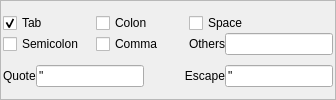
            <widget class="QWidget" name="swpDelimOptions">
             <layout class="QVBoxLayout" name="verticalLayout_11">
              <property name="leftMargin">
               <number>0</number>
              </property>
              <property name="topMargin">
               <number>0</number>
              </property>
              <property name="rightMargin">
               <number>0</number>
              </property>
              <property name="bottomMargin">
               <number>0</number>
              </property>
              <item>
               <widget class="QFrame" name="frameDelimiterCharacters">
                <property name="sizePolicy">
                 <sizepolicy hsizetype="Preferred" vsizetype="Preferred">
                  <horstretch>0</horstretch>
                  <verstretch>0</verstretch>
                 </sizepolicy>
                </property>
                <property name="frameShape">
                 <enum>QFrame::StyledPanel</enum>
                </property>
                <property name="frameShadow">
                 <enum>QFrame::Raised</enum>
                </property>
                <layout class="QVBoxLayout" name="verticalLayout_3">
                 <property name="spacing">
                  <number>0</number>
                 </property>
                 <property name="leftMargin">
                  <number>2</number>
                 </property>
                 <property name="topMargin">
                  <number>2</number>
                 </property>
                 <property name="rightMargin">
                  <number>2</number>
                 </property>
                 <property name="bottomMargin">
                  <number>2</number>
                 </property>
                 <item>
                  <layout class="QGridLayout" name="layoutDelimChars">
                   <item row="3" column="0">
                    <widget class="QCheckBox" name="cbxDelimSemicolon">
                     <property name="toolTip">
                      <string>Semicolon character is one of the delimiters</string>
                     </property>
                     <property name="statusTip">
                      <string>Semicolon character is one of the delimiters</string>
                     </property>
                     <property name="whatsThis">
                      <string>Semicolon character is one of the delimiters</string>
                     </property>
                     <property name="text">
                      <string>Semicolon</string>
                     </property>
                    </widget>
                   </item>
                   <item row="3" column="6">
                    <layout class="QHBoxLayout" name="horizontalLayout_3">
                     <item>
                      <widget class="QLabel" name="labelDelimOther">
                       <property name="sizePolicy">
                        <sizepolicy hsizetype="Maximum" vsizetype="Preferred">
                         <horstretch>0</horstretch>
                         <verstretch>0</verstretch>
                        </sizepolicy>
                       </property>
                       <property name="text">
                        <string>Others</string>
                       </property>
                       <property name="alignment">
                        <set>Qt::AlignRight|Qt::AlignTrailing|Qt::AlignVCenter</set>
                       </property>
                      </widget>
                     </item>
                     <item>
                      <widget class="QLineEdit" name="txtDelimiterOther">
                       <property name="enabled">
                        <bool>true</bool>
                       </property>
                       <property name="sizePolicy">
                        <sizepolicy hsizetype="Maximum" vsizetype="Minimum">
                         <horstretch>0</horstretch>
                         <verstretch>0</verstretch>
                        </sizepolicy>
                       </property>
                       <property name="maximumSize">
                        <size>
                         <width>32767</width>
                         <height>32767</height>
                        </size>
                       </property>
                       <property name="toolTip">
                        <string>Delimiters to use when splitting fields in the text file. The delimiter can be more than one character. These characters are used in addition to the comma, tab, space, colon, and semicolon options.</string>
                       </property>
                       <property name="statusTip">
                        <string>Delimiters to use when splitting fields in the text file. The delimiter can be more than one character. These characters are used in addition to the comma, tab, space, colon, and semicolon options.</string>
                       </property>
                       <property name="whatsThis">
                        <string>Delimiters to use when splitting fields in the text file. The delimiter can be more than one character. These characters are used in addition to the comma, tab, space, colon, and semicolon options.</string>
                       </property>
                       <property name="maxLength">
                        <number>10</number>
                       </property>
                      </widget>
                     </item>
                    </layout>
                   </item>
                   <item row="0" column="0">
                    <widget class="QCheckBox" name="cbxDelimTab">
                     <property name="toolTip">
                      <string>Tab character is one of the delimiters</string>
                     </property>
                     <property name="statusTip">
                      <string>Tab character is one of the delimiters</string>
                     </property>
                     <property name="whatsThis">
                      <string>Tab character is one of the delimiters</string>
                     </property>
                     <property name="text">
                      <string>Tab</string>
                     </property>
                     <property name="checked">
                      <bool>true</bool>
                     </property>
                    </widget>
                   </item>
                   <item row="0" column="5">
                    <widget class="QCheckBox" name="cbxDelimColon">
                     <property name="toolTip">
                      <string>Colon character is one of the delimiters</string>
                     </property>
                     <property name="statusTip">
                      <string>Colon character is one of the delimiters</string>
                     </property>
                     <property name="whatsThis">
                      <string>Colon character is one of the delimiters</string>
                     </property>
                     <property name="text">
                      <string>Colon</string>
                     </property>
                    </widget>
                   </item>
                   <item row="3" column="5">
                    <widget class="QCheckBox" name="cbxDelimComma">
                     <property name="toolTip">
                      <string>Comma character is one of the delimiters</string>
                     </property>
                     <property name="statusTip">
                      <string>Comma character is one of the delimiters</string>
                     </property>
                     <property name="whatsThis">
                      <string>Comma character is one of the delimiters</string>
                     </property>
                     <property name="text">
                      <string>Comma</string>
                     </property>
                    </widget>
                   </item>
                   <item row="0" column="6">
                    <widget class="QCheckBox" name="cbxDelimSpace">
                     <property name="toolTip">
                      <string>Space character is one of the delimiters</string>
                     </property>
                     <property name="statusTip">
                      <string>Space character is one of the delimiters</string>
                     </property>
                     <property name="whatsThis">
                      <string>Space character is one of the delimiters</string>
                     </property>
                     <property name="text">
                      <string>Space</string>
                     </property>
                     <property name="checked">
                      <bool>false</bool>
                     </property>
                    </widget>
                   </item>
                  </layout>
                 </item>
                 <item>
                  <layout class="QHBoxLayout" name="horizontalLayout">
                   <item>
                    <widget class="QLabel" name="labelQuote">
                     <property name="sizePolicy">
                      <sizepolicy hsizetype="Maximum" vsizetype="Preferred">
                       <horstretch>0</horstretch>
                       <verstretch>0</verstretch>
                      </sizepolicy>
                     </property>
                     <property name="text">
                      <string>Quote</string>
                     </property>
                     <property name="alignment">
                      <set>Qt::AlignJustify|Qt::AlignVCenter</set>
                     </property>
                    </widget>
                   </item>
                   <item>
                    <widget class="QLineEdit" name="txtQuoteChars">
                     <property name="sizePolicy">
                      <sizepolicy hsizetype="Preferred" vsizetype="Fixed">
                       <horstretch>0</horstretch>
                       <verstretch>0</verstretch>
                      </sizepolicy>
                     </property>
                     <property name="toolTip">
                      <string>The quote character(s) enclose fields which may include delimiters and new lines</string>
                     </property>
                     <property name="statusTip">
                      <string>The quote character(s) enclose fields which may include delimiters and new lines</string>
                     </property>
                     <property name="whatsThis">
                      <string>The quote character(s) enclose fields which may include delimiters and new lines</string>
                     </property>
                     <property name="text">
                      <string>&quot;</string>
                     </property>
                     <property name="maxLength">
                      <number>10</number>
                     </property>
                    </widget>
                   </item>
                   <item>
                    <spacer name="horizontalSpacer_2">
                     <property name="orientation">
                      <enum>Qt::Horizontal</enum>
                     </property>
                     <property name="sizeHint" stdset="0">
                      <size>
                       <width>40</width>
                       <height>20</height>
                      </size>
                     </property>
                    </spacer>
                   </item>
                   <item>
                    <widget class="QLabel" name="labelEscape">
                     <property name="sizePolicy">
                      <sizepolicy hsizetype="Maximum" vsizetype="Preferred">
                       <horstretch>0</horstretch>
                       <verstretch>0</verstretch>
                      </sizepolicy>
                     </property>
                     <property name="text">
                      <string>Escape</string>
                     </property>
                     <property name="alignment">
                      <set>Qt::AlignRight|Qt::AlignTrailing|Qt::AlignVCenter</set>
                     </property>
                    </widget>
                   </item>
                   <item>
                    <widget class="QLineEdit" name="txtEscapeChars">
                     <property name="sizePolicy">
                      <sizepolicy hsizetype="Preferred" vsizetype="Fixed">
                       <horstretch>0</horstretch>
                       <verstretch>0</verstretch>
                      </sizepolicy>
                     </property>
                     <property name="toolTip">
                      <string>The escape character(s) force the next character to be treated as a normal character (that is not a delimiter, quote, or new line character). If the escape character is the same as a quote character, it only escapes itself and only within quotes.</string>
                     </property>
                     <property name="statusTip">
                      <string>The escape character(s) force the next character to be treated as a normal character (that is not a delimiter, quote, or new line character). If the escape character is the same as a quote character, it only escapes itself and only within quotes.</string>
                     </property>
                     <property name="whatsThis">
                      <string>The escape character(s) force the next character to be treated as a normal character (that is not a delimiter, quote, or new line character). If the escape character is the same as a quote character, it only escapes itself and only within quotes.</string>
                     </property>
                     <property name="text">
                      <string>&quot;</string>
                     </property>
                     <property name="maxLength">
                      <number>10</number>
                     </property>
                    </widget>
                   </item>
                  </layout>
                 </item>
                </layout>
               </widget>
              </item>
             </layout>
            </widget>
